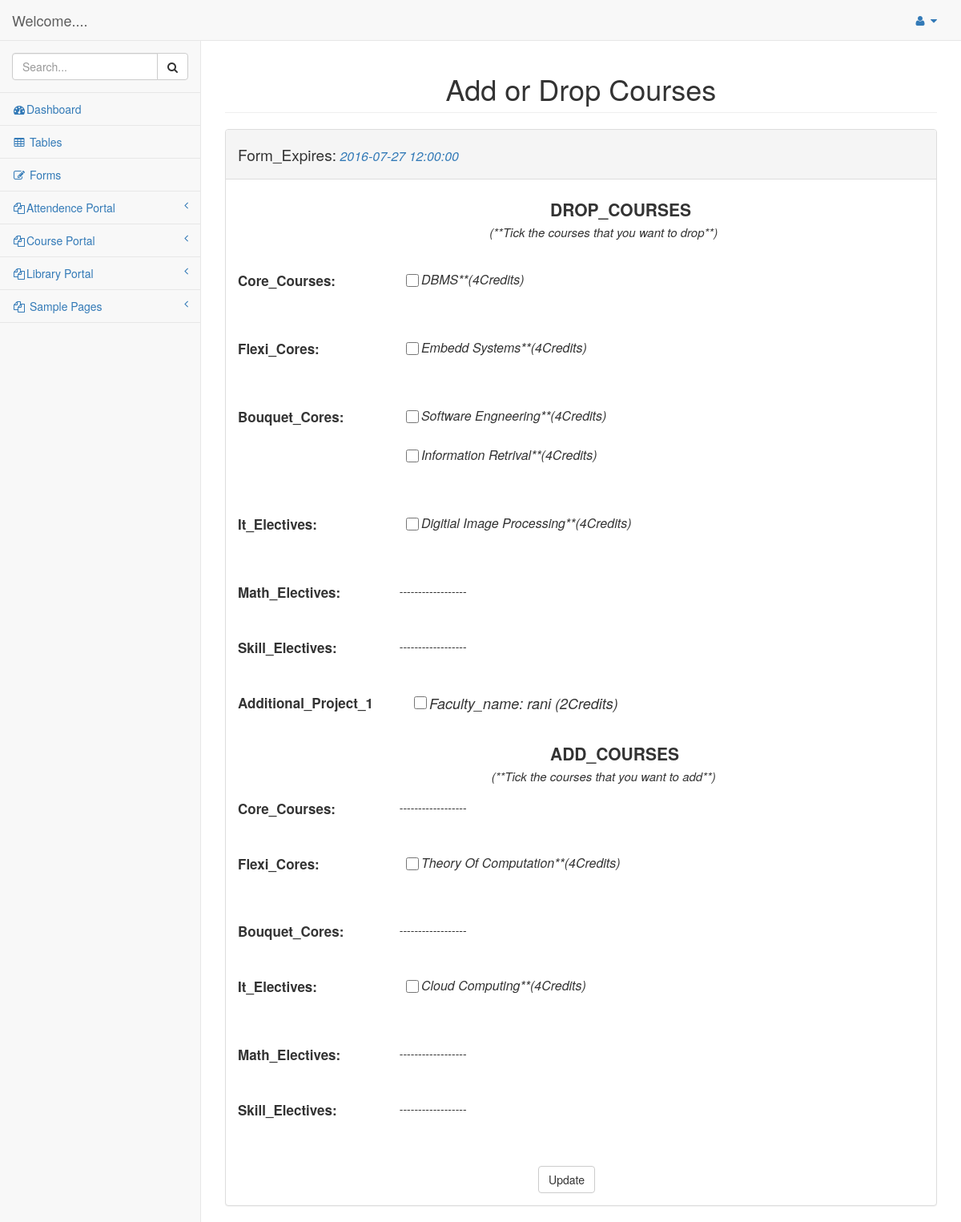
Page /Project_BTP/Student/pages/addordrop.php (signed in) on the committed database.
### tables this page shows
CREATE TABLE `validition` (
  `vid` int(11) NOT NULL,
  `S_date` datetime DEFAULT NULL,
  `E_date` datetime DEFAULT NULL
);

CREATE TABLE `Additional` (
  `S_id` int(11) DEFAULT NULL,
  `Faculty_name` varchar(20) DEFAULT NULL,
  `Credits` int(11) DEFAULT NULL
);

### Project_BTP/Student/pages/addordrop.php (the view, shortened to what the rows shown need)
<?php
include "dbConfig.php";
$sql="SELECT E_date FROM validition WHERE vid=1";
$query=$conn->query($sql);
if($query)
{
    $row=mysqli_fetch_row($query);
    $ed=$row[0];
}
$f1=$_SESSION['sid'];
?>
<!DOCTYPE html>
<html lang="en">
<head>
    <link href="../bower_components/bootstrap/dist/css/bootstrap.min.css" rel="stylesheet">
    <link href="../bower_components/metisMenu/dist/metisMenu.min.css" rel="stylesheet">
    <link href="../dist/css/sb-admin-2.css" rel="stylesheet">
    <link href="../bower_components/font-awesome/css/font-awesome.min.css" rel="stylesheet" type="text/css">
</head>
<body>
    <div id="wrapper">
        <div id="page-wrapper">
            <div class="row">
                <div class="col-lg-12">
                    <h1><Center class="page-header">Add or Drop Courses</Center></h1>
                </div>
            </div>
            <div class="row">
                <div class="col-lg-12">
                    <div class="panel panel-default">
                        <div class="panel-heading">
                         <?php echo'<p class="form-control-static" style="position:relative; left: opx; font-size: 19px; font-style: Bold;">Form_Expires:'.'<a  style="font-size: 16px; font-style: italic;">  '.$ed.'</a></p>'; ?>
                        </div>
                        <div class="panel-body">
                            <div class="row">
                                <div class="col-lg-6">
                                    <form class="form-horizontal" role="form" action="addordrop1.php" method="POST">
                                            <br><br>
                                            <br>
                                        <br>
                                        <br>
                                        <br>
                                        <br>
                                        <br>
                                             <div class="col-sm-10" >
                                            <?php
                                            $sqlx="select Faculty_name,Credits from Additional where S_id='$f1'";
                                            $queryx =$conn->query($sqlx);
                                            $rowx=mysqli_fetch_row($queryx);
                                            $facul=$rowx[0];
                                            $cred=$rowx[1];
                                            if(!empty($facul) && !empty($cred))
                                            {
                                            echo'
                                            <div class="checkbox" style="position:relative; left: 135px; font-size: 18px; font-style: italic;">
                                                <label>
                                                    <input type="checkbox" name="ad" style="height: 16px; width: 18px;" value="'.$f1.'">Faculty_name:'.' '.$facul.' '.'('.$cred.'Credits)
                                                </label>
                                            </div><br>';
                                            }
                                            ?>
                                            </div>
                                            <br>
                                            <br>
                                            <br>
                                            <br><br>
                                        <br>
                                        <br>
                                        <br>
                                        <br>
                                        <br>
                                            <br>
                                            <br>
                                    </form>
                                </div>
                            </div>
                        </div>
                    </div>
                </div>
            </div>
        </div>
    </div>
</body>
</html>

### rows in the picture
validition: E_date "2016-07-27 12:00:00"
additional: Faculty_name "rani", Credits "2"

### other values in the picture
$course[$ii] "DBMS"
$credits[$ii] "4"
$course[$ii] "Embedd Systems"
$course[$ii] "Software Engneering"
$course[$ii] "Information Retrival"
$course[$ii] "Digitial Image Processing"
$course1[$ii] "Theory Of Computation"
$credits1[$ii] "4"
$course1[$ii] "Cloud Computing"
